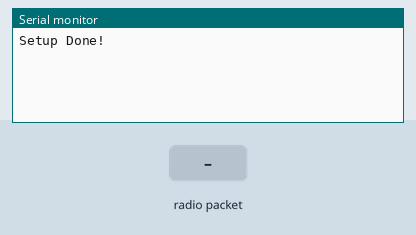
Simulated run of this program. Board: ESP32. Shown: the last lines printed to the serial monitor. Inputs (shaded band) come from the test bench. No radio packets arrive unless stated.

Above: at 1.2 s.
1.3 s: radio packet "1" arrives
At 3.2 s:
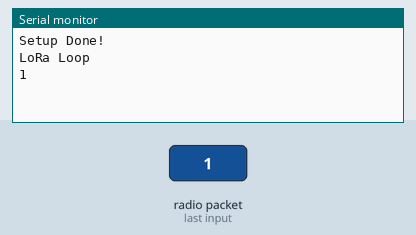
3.5 s: radio packet "0" arrives
At 4.8 s:
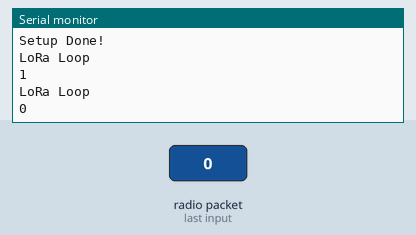
5.0 s: radio packet "2" arrives
At 6.9 s:
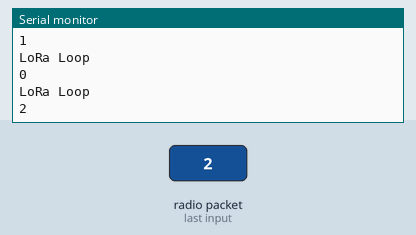

The program:

main.cpp
```cpp
#include <Arduino.h>
#include "Lora.h"

Lora lora;

bool flagLoraMessage = false;

int loraSendMessage = 0;
String UNIQUE_ID;

void getChipID();
void loraCallBack();
void loraLoop();

void setup() {
  Serial.begin(115200);
  getChipID();
  lora.onReceive(loraCallBack);
  lora.init(UNIQUE_ID);
  lora.receive();
  Serial.println("Setup Done!");
}
void loop() {
  delay(10);
  loraLoop();
  delay(1000);
}


void loraLoop() {
  if (flagLoraMessage) {
    flagLoraMessage = false;
    Serial.println("LoRa Loop");
    Serial.println(lora.getPacket());
    delay(1000);
    lora.sendMessage(lora.getPacket());
  }
  return;
}

void loraCallBack() {
  flagLoraMessage = true;
  return;
}

void getChipID() {
  uint8_t baseMac[6];
  esp_read_mac(baseMac, ESP_MAC_WIFI_STA);
  char baseMacChr[4] = {0};
  sprintf(baseMacChr, "%02X%02X", baseMac[4], baseMac[5]);
  UNIQUE_ID = String(baseMacChr);
}
```

Lora.h
```cpp
#include <SPI.h>
#include <LoRa.h>

#define BAND 433E6

// Heltec
// #define SCK 5
// #define MISO 19
// #define MOSI 27
// #define SS 18
// #define RST 14
// #define DIO0 26

// ESP32
#define SS 5
#define RST 14
#define DIO0 2

typedef void (*customCallBack)();
customCallBack _customCB;

String _rssi = "null";
String _packSize = "--";
String _packet;

String _message;
String _nodeID;
int _status;


String _UNIQUE_ID;

void defaultCallBack(int packetSize) {
    _packet ="";
    _packSize = String(packetSize,DEC);
    for (int i = 0; i < packetSize; i++) { _packet += (char) LoRa.read(); }
    _customCB();
}

class Lora {
    public:
        Lora() {
            SPI.begin(SCK, MISO, MOSI, SS);
            LoRa.setPins(SS, RST, DIO0);
            LoRa.onReceive(defaultCallBack);
        }

        void init(String UNIQUE_ID) {
            _UNIQUE_ID = UNIQUE_ID;
            if (!LoRa.begin(BAND)) {
                Serial.println("Starting LoRa failed!");
                delay(10000);
                ESP.restart();
            }
        }

        void onReceive(customCallBack customCB) {
            _customCB = customCB;
        }

        void receive() {
            LoRa.receive();
        }

        void sendMessage(String message) {
            LoRa.beginPacket();
            LoRa.setTxPower(14);
            LoRa.print(message);
            LoRa.endPacket();
            LoRa.receive();
        }

        void deepSleep() {
            LoRa.end();
            LoRa.sleep();
            delay(10);
        }

        String getPacket() {
            return _packet;
        }

        String getMessage() {
            return _message;
        }

        int getStatus() {
            return _status;
        }

        String getNodeId() {
            return _nodeID;
        }

        String getRSSI() {
            return _rssi;
        }
};
```

Measured:
- after the input at 1.3 s, the serial monitor: prints a new line after 0.75 s (image 1)
- after the input at 3.5 s, the serial monitor: prints a new line after 0.62 s (image 2)
- after the input at 5.0 s, the serial monitor: prints a new line after 1.2 s (image 3)
